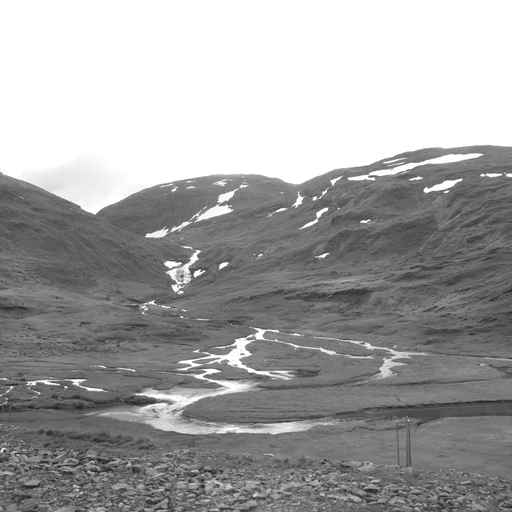
#> input picture testing/files/1.pgm, 512 x 512 px
$ python -i test.py   (imports and definitions only)   (older library calls are emulated)
#> lines starting #> are read from the running program, lines starting #| are printed output that depends on the picture
#> further down, picture is the input picture: shape (512, 512); min 20, max 255, mean 162.7
#!/usr/bin/python3

import hstego
import numpy as np
import scipy.signal
import imageio
from scipy import misc, signal

input_image = 'files/1.pgm'


def HILL(I):
    HF1 = np.array([
        [-1, 2, -1],
        [ 2,-4,  2],
        [-1, 2, -1]
    ])
    H2 = np.ones((3, 3)).astype(np.float)/3**2
    HW = np.ones((15, 15)).astype(np.float)/15**2

    R1 = scipy.signal.convolve2d(I, HF1, mode='same', boundary='symm')
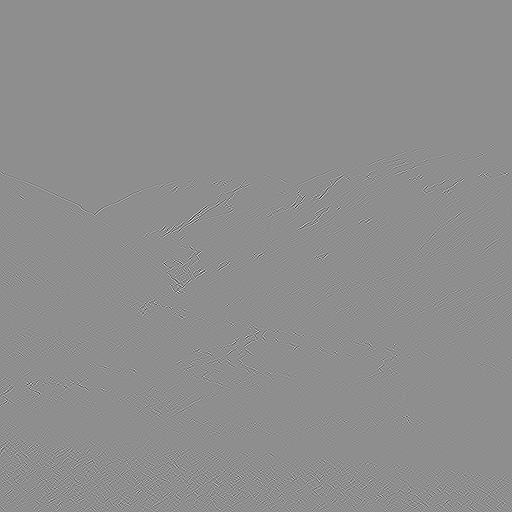
#> R1: shape (512, 512) int64; min -343, max 270, mean 0; drawn with min black and max white
    W1 = scipy.signal.convolve2d(np.abs(R1), H2, mode='same', boundary='symm')
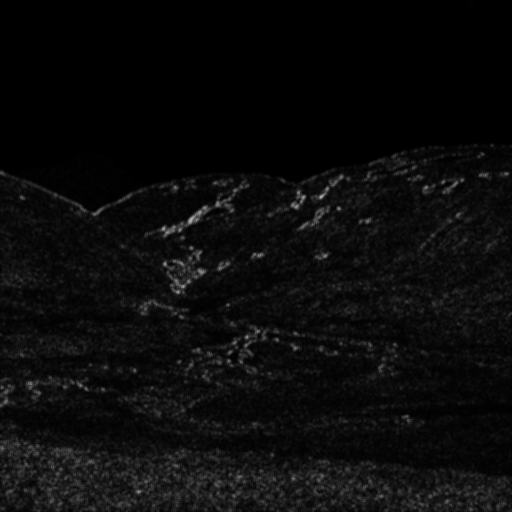
#> W1: shape (512, 512) float64; min 0, max 178.7, mean 11.2
    rho=1./(W1+10**(-10))
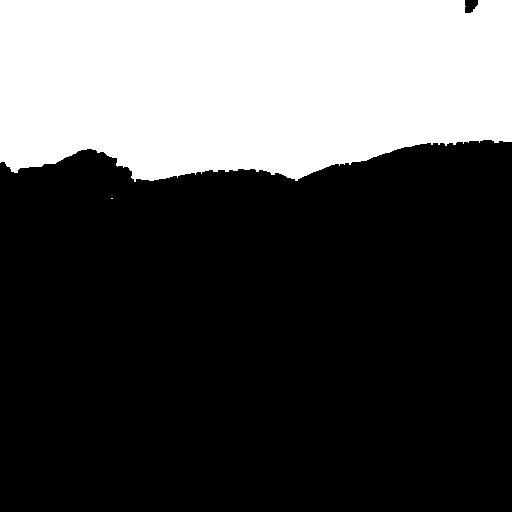
#> rho: shape (512, 512) float64; min 0.0056, max 1e+10, mean 3.16e+09; drawn with min black and max white
    cost = scipy.signal.convolve2d(rho, HW, mode='same', boundary='symm')
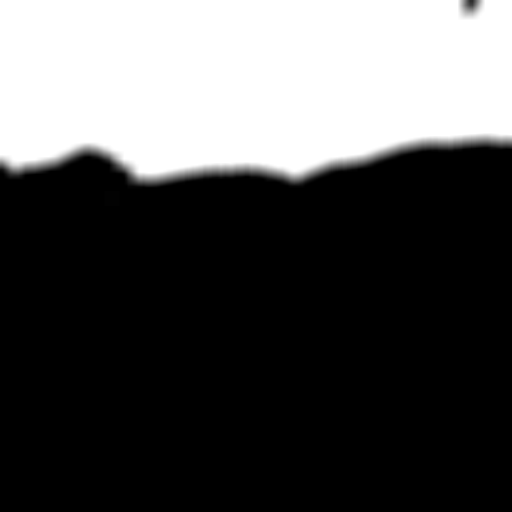
#> cost: shape (512, 512) float64; min 0.0202, max 1e+10, mean 3.16e+09; drawn with min black and max white
    return cost

# [1 line not run here, left out]
# [1 line that did not run here, left out]
# [6 lines not run here, left out]

>>> import cv2
>>> picture = cv2.imread('files/1.pgm', cv2.IMREAD_GRAYSCALE)
>>> result = HILL(picture)
